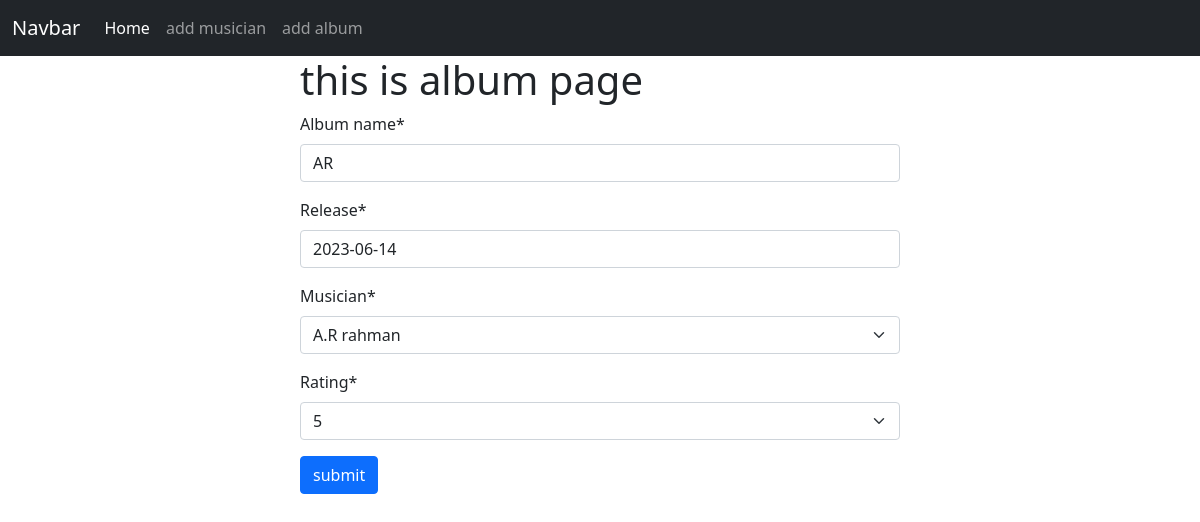
The page /album/edit/1 on the database its author committed.
### albums/models.py (models this page shows, shortened)
class Album(models.Model):
    album_name = models.CharField(max_length=30)
    release = models.DateField()
    musician = models.ForeignKey(Musician, on_delete=models.CASCADE)
    choice = [('1', '1'),('2', '2'),('3', '3'),('4', '4'),('5', '5'),]
    rating = models.CharField(max_length=5,default='0',choices = choice)

### albums/views.py (the view)
# urls.py: path('edit/<int:id>',edit,name='edit'),
def edit(req, id):
    data = Album.objects.get(pk = id)
    form  = AlbumForm(instance=data)
    if req.method == 'POST':
        form = AlbumForm(req.POST, instance=data)
        if form.is_valid():
            print(form.cleaned_data)
            form.save()
            return redirect('home')
    return render(req, 'album.html', {'form':form})

### albums/forms.py
class AlbumForm(forms.ModelForm):
    class Meta:
        model = Album
        fields = '__all__'

### musicians/models.py (called while the page is built)
    def __str__(self) -> str:
        return f'{self.first_name} {self.last_name}'

### albums/templates/album.html (shortened to what this page needs)
{% extends "base.html" %} {% block content %} {% load crispy_forms_tags %}
<form action="" method="post" style="width: 50%; margin: auto">
  <h1>this is album page</h1>
  {{form | crispy}}
  <button class="btn btn-primary" type="submit">submit</button>
</form>
{% endblock content %}

### rows shown on the page
Album: album_name "AR", release "2023-06-14", musician "A.R rahman", rating "5"
